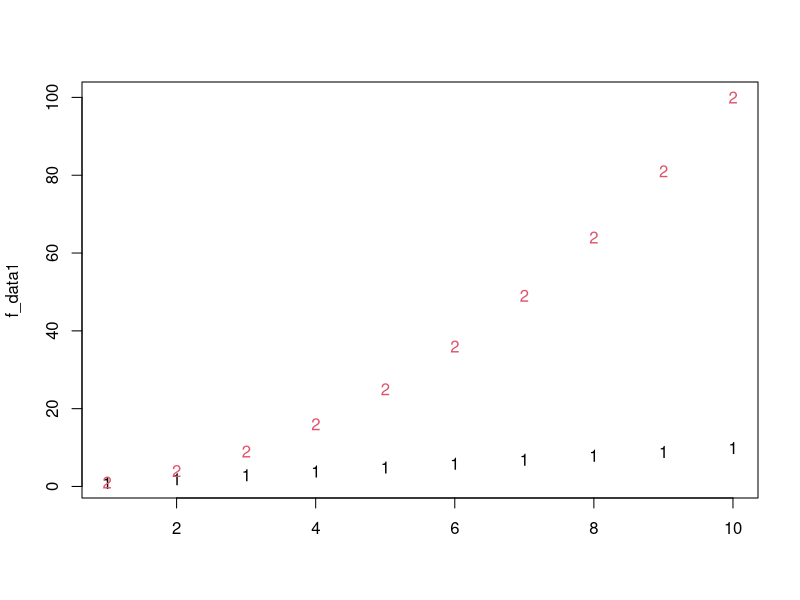

The R source for this figure:
# Matrix examples

# Creating and accessing a matrix
mat1 <- matrix(1:9,nrow = 3)
print(mat1)

# Named Matrix
row_names1 <- c("row1", "row2", "row3")
col_names1 <- c("col1", "col2", "col3")
rownames(mat1) <- row_names1
colnames(mat1) <- col_names1

print(mat1)

# Operations

# Check dimension
print(dim(mat1))
print(nrow(mat1))
print(ncol(mat1))

# Arithmetic Operations

mat_a = matrix(1:9, nrow = 3)
mat_b = matrix(11:19,nrow = 3)

print(mat_a + mat_b) # Addition
print(mat_a - mat_b) # Subtraction
print(5 * mat_b) # Scaler Multiplication
print(mat_a %*% mat_b) # Matrix Multiplication
print(mat_a / mat_b) # Division

# Transpose
mat2 <- matrix(1:8, nrow = 4)
print(mat2)
print(t(mat2))

# Inverse
mat3 <- matrix(3:6,nrow = 2)
mat3_t <- solve(mat3)
print(mat3)
print(mat3_t)
print(mat3%*%mat3_t) # As A * AT = I

# Determinant

print(det(mat3))

# Column and Row sum
print(rowSums(mat_b))
print(colSums(mat_b))

# Horizontal Concatenation

print(cbind(mat_a, mat_b))

# Vertical Concatenation

print(rbind(mat_a, mat_b))

# Unit matrix
print(matrix(1, 3, 3))

# Zero Matrix
print(matrix(0, 3, 3))

# Diagonal Matrix)
print(diag(c(2,4,5),nrow=3,ncol=3))

# Identity Matrix
print(diag(1,3,3))

# Matplot

data1 <- 1:10
data2 <- data1^2
f_data1 <- cbind(data1,data2)
print(f_data1)
matplot(f_data1)

# Subsetting

print(mat1[1:2,1:2])
print(subset(mat1))
      
      